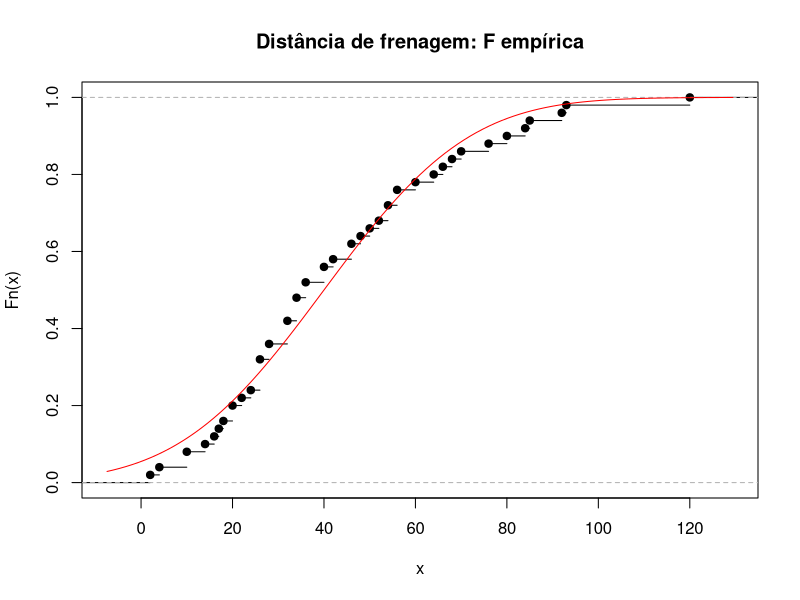

The R source for this figure:
# Kolmogorov–Smirnov (uma amostra)
# Material didático — Estatística e Ciência de Dados — ICTIN/UFLA
# Fonte: e-book Psicometria Online

x <- cars$dist
# Distribuição de referência especificada previamente:
resultado <- ks.test(x, "pnorm", mean = 40, sd = 25)
print(resultado)
plot(ecdf(x), main = "Distância de frenagem: F empírica")
curve(pnorm(x, 40, 25), add = TRUE, col = "red")
